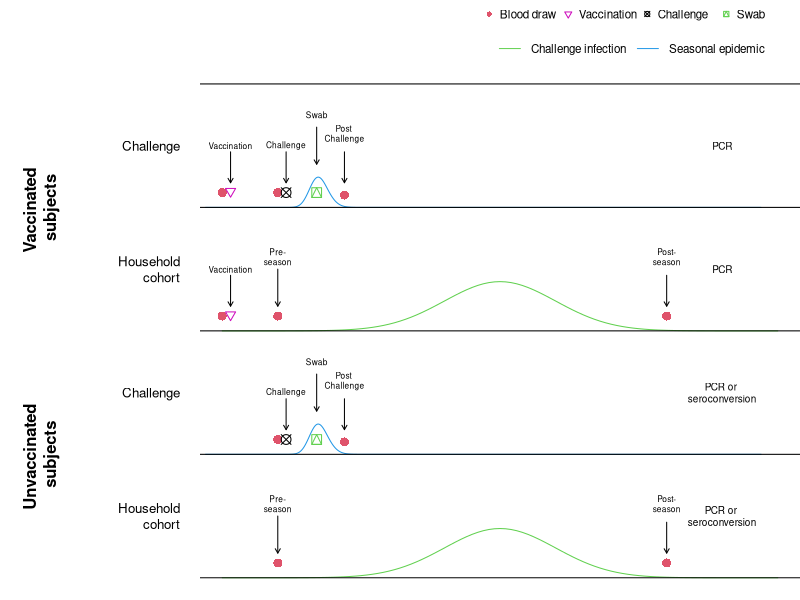

The R script that drew this image:
# Creates figure showing study designs
# Sheena Sullivan

# Directories used
fig_studies_dir <- "fig-studies"

# Script ======================================================================

pdf(file = file.path(fig_studies_dir, "studies.pdf"), 8, 3.5)
par(mai = c(0, 2, 0, 0))
plot(
  NA, NA,
  xlim = c(0, 5), ylim = c(0, 4.5), axes = F,
  xlab = "Study timeline", ylab = ""
)
axis(
  2, 
  at = seq(0.5, 3.5, 1), 
  labels = rep(c("Household\n cohort", "Challenge"), 2), 
  las = 2, 
  tick = F, 
  cex.axis = 0.8
)
mtext(
  "Vaccinated \nsubjects", 
  side = 2, 
  cex = 1, 
  lwd = 2, 
  font = 2, 
  line = 7, 
  at = c(3, -5)
)
mtext(
  "Unvaccinated \nsubjects", 
  side = 2, 
  cex = 1, 
  lwd = 2, 
  font = 2, 
  line = 7, 
  at = c(1, -5)
)
legend(
  "topright",
  pch = c(16, 6, 13, 14), col = c(2, 6, 1, 3), box.lty = 0,
  c("Blood draw", "Vaccination", "Challenge", "Swab"), horiz = T, cex = 0.7
)
legend(
  2.4, 4.4,
  lty = c(1, 1), col = c(3, 4), box.lty = 0,
  c("Challenge infection", "Seasonal epidemic"), horiz = T, cex = 0.7
)

# pre-vaccination bleed
points(0, 2.12, pch = 16, col = 2, cex = 1.2)
points(0, 3.12, pch = 16, col = 2, cex = 1.2)
# vaccinations
vpos <- 0.075
text(vpos, c(2.5, 3.5), "Vaccination", cex = 0.5)
arrows(vpos, 2.45, vpos, 2.2, length = 0.05)
arrows(vpos, 3.45, vpos, 3.2, length = 0.05)
points(vpos, 2.13, pch = 6, cex = 1, col = 6)
points(vpos, 3.13, pch = 6, cex = 1, col = 6)

# post-vaccination or pre-season/challenge bleed
for (i in 0:3) {
  points(0.5, .12 + i, pch = 16, col = 2, cex = 1.2)
}
# pre-season bleed
pspos <- 0.5
text(pspos, c(0.6, 2.6), "Pre-\nseason", cex = 0.5)
arrows(pspos, 0.5, pspos, .2, length = 0.05)
arrows(pspos, 2.5, pspos, 2.2, length = 0.05)

# challenge
cpos <- 0.575
text(cpos, c(1.5, 3.5), "Challenge", cex = 0.5)
arrows(cpos, 1.45, cpos, 1.2, length = 0.05)
arrows(cpos, 3.45, cpos, 3.2, length = 0.05)
points(cpos, 1.12, pch = 13, cex = 1.3, col = 1)
points(cpos, 3.12, pch = 13, cex = 1.3, col = 1)
# challenge epidemic:
x <- seq(0, 5, length = 1000)
y <- dlnorm(x, mean = 0.02, sd = 0.08)
lines(x - 0.15, y / 20 + 1, lwd = 1, col = 4)
lines(x - 0.15, y / 20 + 3, lwd = 1, col = 4)

# challenge swab
cspos <- 0.85
text(cspos, c(1.75, 3.75), "Swab", cex = 0.5)
arrows(cspos, 1.65, cspos, 1.35, length = 0.05)
arrows(cspos, 3.65, cspos, 3.35, length = 0.05)
points(cspos, 1.12, pch = 14, cex = 1.3, col = 3)
points(cspos, 3.12, pch = 14, cex = 1.3, col = 3)

# post challenge bleed
text(1.1, c(1.6, 3.6), "Post \nChallenge", cex = 0.5)
arrows(1.1, 1.45, 1.1, 1.2, length = 0.05)
arrows(1.1, 3.45, 1.1, 3.2, length = 0.05)
points(1.1, 1.1, pch = 16, col = 2, cex = 1.2)
points(1.1, 3.1, pch = 16, col = 2, cex = 1.2)

# natural epidemic
curve(dnorm(x, mean = 2.5, sd = 0.5) / 2, add = TRUE, col = 3)
curve(dnorm(x, mean = 2.5, sd = 0.5) / 2 + 1.9999, add = TRUE, col = 3)
# post-season bleed
pspos <- 4
text(pspos, c(0.6, 2.6), "Post-\nseason", cex = 0.5)
arrows(pspos, 0.45, pspos, .2, length = 0.05)
arrows(pspos, 2.45, pspos, 2.2, length = 0.05)
points(4, 0.12, pch = 16, col = 2, cex = 1.2)
points(4, 2.12, pch = 16, col = 2, cex = 1.2)

# lines between designs
abline(h = c(0:4))

# outcomes
text(4.5, c(0.5, 1.5), "PCR or \nseroconversion", cex = 0.6)
text(4.5, c(2.5, 3.5), "PCR", cex = 0.6)

dev.off()
